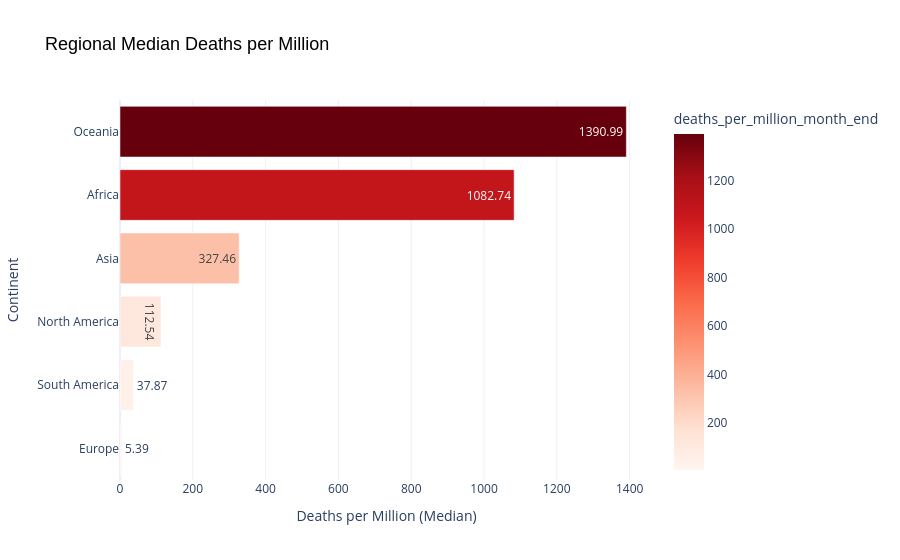
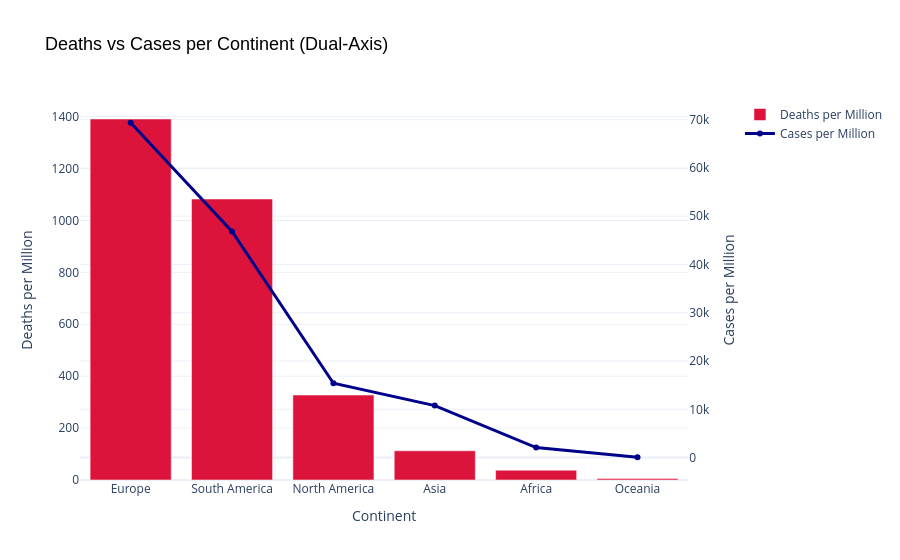
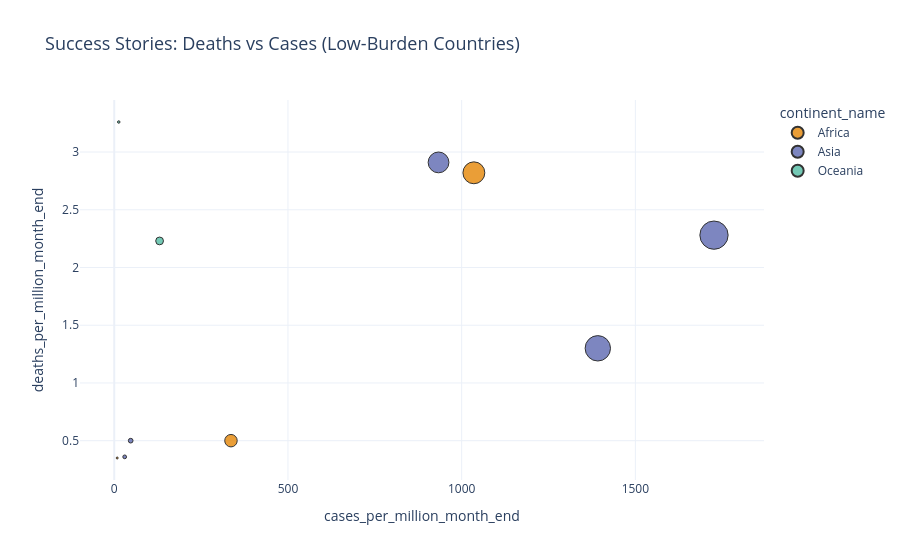

The notebook cell these images were saved under, in order:
### Markdown cell above
- Europe & South America = major COVID hotspots (high deaths and cases).

- Asia & Africa = controlled spread, efficient containment.

- Oceania = minimal impact, very low cases and deaths.

- Top performers: Tanzania, Vietnam, Taiwan, Bhutan — achieved ultra-low mortality despite varying case rates.

- No high-burden, low-ICU countries found → possibly balanced resource distribution or incomplete ICU data.

### Code cell
#bar plot
fig1 = px.bar(
    regional_hotspots.sort_values('deaths_per_million_month_end', ascending=True),
    x='deaths_per_million_month_end',
    y=regional_hotspots.index,
    orientation='h',
    color='deaths_per_million_month_end',
    color_continuous_scale='Reds',
    text='deaths_per_million_month_end',
    title='Regional Median Deaths per Million'
)
fig1.update_layout(
    title_font=dict(size=18, family='Arial', color='black'),
    xaxis_title='Deaths per Million (Median)',
    yaxis_title='Continent',
    template='plotly_white'
)


# 2️ Dual-Axis – Deaths vs Cases

fig2 = make_subplots(specs=[[{"secondary_y": True}]])

fig2.add_trace(
    go.Bar(
        x=regional_hotspots.index,
        y=regional_hotspots['deaths_per_million_month_end'],
        name='Deaths per Million',
        marker_color='crimson'
    ),
    secondary_y=False,
)

fig2.add_trace(
    go.Scatter(
        x=regional_hotspots.index,
        y=regional_hotspots['cases_per_million_month_end'],
        name='Cases per Million',
        mode='lines+markers',
        line=dict(color='darkblue', width=3)
    ),
    secondary_y=True,
)

fig2.update_layout(
    title='Deaths vs Cases per Continent (Dual-Axis)',
    template='plotly_white',
    title_font=dict(size=18, family='Arial', color='black')
)
fig2.update_xaxes(title_text='Continent')
fig2.update_yaxes(title_text='Deaths per Million', secondary_y=False)
fig2.update_yaxes(title_text='Cases per Million', secondary_y=True)


# 3️ Success Stories – Scatter Plot

fig3 = px.scatter(
    success_stories,
    x='cases_per_million_month_end',
    y='deaths_per_million_month_end',
    color='continent_name',
    hover_name='country_name',
    size='cases_per_million_month_end',
    title='Success Stories: Deaths vs Cases (Low-Burden Countries)',
    color_discrete_sequence=px.colors.qualitative.Vivid
)
fig3.update_traces(marker=dict(opacity=0.8, line=dict(width=1, color='black')))
fig3.update_layout(template='plotly_white', title_font=dict(size=18))


# 4️ Marginal Distribution – KDE Plot

sns.set(style="whitegrid")
plt.figure(figsize=(7, 5))
sns.kdeplot(
    data=success_stories,
    x='cases_per_million_month_end',
    y='deaths_per_million_month_end',
    hue='continent_name',
    fill=True,
    alpha=0.6
)
plt.title('Deaths vs Cases Distribution – Success Stories')
plt.xlabel('Cases per Million')
plt.ylabel('Deaths per Million')
plt.tight_layout()
plt.show()


#  Show Plotly Figures

fig1.show()
fig2.show()
fig3.show()

### Figure 1 — Plotly figure (JSON) as saved in the notebook; plotly's stock layout.template omitted (floating-point values rounded to 4 significant figures)
{"data": [{"hovertemplate": "deaths_per_million_month_end=%{marker.color}<br>y=%{y}<extra></extra>", "legendgroup": "", "marker": {"color": [5.39, 37.87, 112.5, 327.5, 1083.0, 1391.0], "coloraxis": "coloraxis", "pattern": {"shape": ""}}, "name": "", "orientation": "h", "showlegend": false, "text": [5.39, 37.87, 112.5, 327.5, 1083.0, 1391.0], "textposition": "auto", "type": "bar", "x": [5.39, 37.87, 112.5, 327.5, 1083.0, 1391.0], "xaxis": "x", "y": ["Europe", "South America", "North America", "Asia", "Africa", "Oceania"], "yaxis": "y"}], "layout": {"barmode": "relative", "coloraxis": {"colorbar": {"title": {"text": "deaths_per_million_month_end"}}, "colorscale": [[0, "rgb(255,245,240)"], [0.125, "rgb(254,224,210)"], [0.25, "rgb(252,187,161)"], [0.375, "rgb(252,146,114)"], [0.5, "rgb(251,106,74)"], [0.625, "rgb(239,59,44)"], [0.75, "rgb(203,24,29)"], [0.875, "rgb(165,15,21)"], [1, "rgb(103,0,13)"]]}, "legend": {"tracegroupgap": 0}, "title": {"font": {"color": "black", "family": "Arial", "size": 18}, "text": "Regional Median Deaths per Million"}, "xaxis": {"anchor": "y", "domain": [0, 1], "title": {"text": "Deaths per Million (Median)"}}, "yaxis": {"anchor": "x", "domain": [0, 1], "title": {"text": "Continent"}}}}

### Figure 2 — Plotly figure (JSON) as saved in the notebook; plotly's stock layout.template omitted (floating-point values rounded to 4 significant figures)
{"data": [{"marker": {"color": "crimson"}, "name": "Deaths per Million", "type": "bar", "x": ["Europe", "South America", "North America", "Asia", "Africa", "Oceania"], "xaxis": "x", "y": [1391.0, 1083.0, 327.5, 112.5, 37.87, 5.39], "yaxis": "y"}, {"line": {"color": "darkblue", "width": 3}, "mode": "lines+markers", "name": "Cases per Million", "type": "scatter", "x": ["Europe", "South America", "North America", "Asia", "Africa", "Oceania"], "xaxis": "x", "y": [69360.0, 46850.0, 15390.0, 10770.0, 2081.0, 67.57], "yaxis": "y2"}], "layout": {"title": {"font": {"color": "black", "family": "Arial", "size": 18}, "text": "Deaths vs Cases per Continent (Dual-Axis)"}, "xaxis": {"anchor": "y", "domain": [0, 0.94], "title": {"text": "Continent"}}, "yaxis": {"anchor": "x", "domain": [0, 1], "title": {"text": "Deaths per Million"}}, "yaxis2": {"anchor": "x", "overlaying": "y", "side": "right", "title": {"text": "Cases per Million"}}}}

### Figure 3 — Plotly figure (JSON) as saved in the notebook; plotly's stock layout.template omitted (floating-point values rounded to 4 significant figures)
{"data": [{"hovertemplate": "<b>%{hovertext}</b><br><br>continent_name=Africa<br>cases_per_million_month_end=%{marker.size}<br>deaths_per_million_month_end=%{y}<extra></extra>", "hovertext": ["Tanzania", "Burundi", "Eritrea"], "legendgroup": "Africa", "marker": {"color": "rgb(229, 134, 6)", "line": {"color": "black", "width": 1}, "opacity": 0.8, "size": [8.52, 336.0, 1035.0], "sizemode": "area", "sizeref": 4.316, "symbol": "circle"}, "mode": "markers", "name": "Africa", "orientation": "v", "showlegend": true, "type": "scatter", "x": [8.52, 336.0, 1035.0], "xaxis": "x", "y": [0.35, 0.5, 2.82], "yaxis": "y"}, {"hovertemplate": "<b>%{hovertext}</b><br><br>continent_name=Asia<br>cases_per_million_month_end=%{marker.size}<br>deaths_per_million_month_end=%{y}<extra></extra>", "hovertext": ["Vietnam", "Taiwan", "Bhutan", "Timor", "Thailand"], "legendgroup": "Asia", "marker": {"color": "rgb(93, 105, 177)", "line": {"color": "black", "width": 1}, "opacity": 0.8, "size": [30.08, 47.36, 1392.0, 1726.0, 933.4], "sizemode": "area", "sizeref": 4.316, "symbol": "circle"}, "mode": "markers", "name": "Asia", "orientation": "v", "showlegend": true, "type": "scatter", "x": [30.08, 47.36, 1392.0, 1726.0, 933.4], "xaxis": "x", "y": [0.36, 0.5, 1.3, 2.28, 2.91], "yaxis": "y"}, {"hovertemplate": "<b>%{hovertext}</b><br><br>continent_name=Oceania<br>cases_per_million_month_end=%{marker.size}<br>deaths_per_million_month_end=%{y}<extra></extra>", "hovertext": ["Fiji", "Vanuatu"], "legendgroup": "Oceania", "marker": {"color": "rgb(82, 188, 163)", "line": {"color": "black", "width": 1}, "opacity": 0.8, "size": [130.5, 13.02], "sizemode": "area", "sizeref": 4.316, "symbol": "circle"}, "mode": "markers", "name": "Oceania", "orientation": "v", "showlegend": true, "type": "scatter", "x": [130.5, 13.02], "xaxis": "x", "y": [2.23, 3.26], "yaxis": "y"}], "layout": {"legend": {"itemsizing": "constant", "title": {"text": "continent_name"}, "tracegroupgap": 0}, "title": {"font": {"size": 18}, "text": "Success Stories: Deaths vs Cases (Low-Burden Countries)"}, "xaxis": {"anchor": "y", "domain": [0, 1], "title": {"text": "cases_per_million_month_end"}}, "yaxis": {"anchor": "x", "domain": [0, 1], "title": {"text": "deaths_per_million_month_end"}}}}
